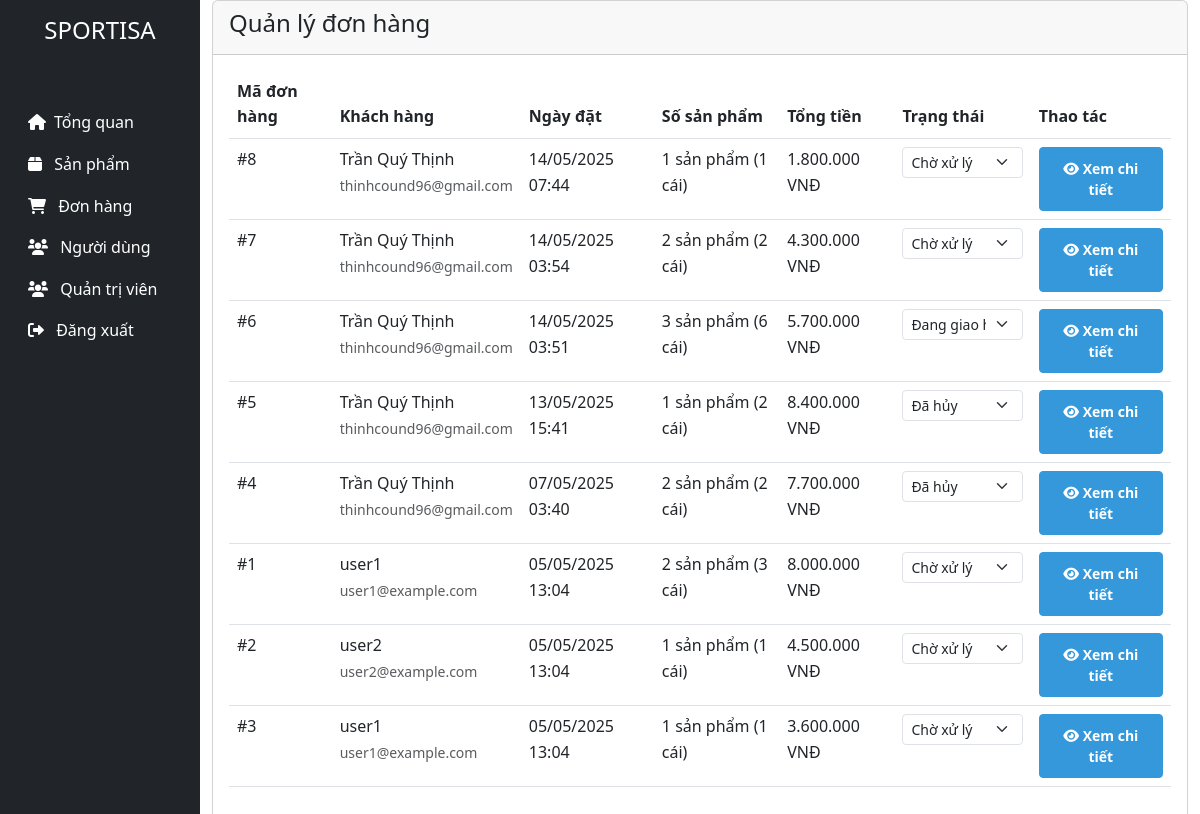
The app's page /admin/orders.php (signed in) with its own data.
### tables this page shows
CREATE TABLE `orders` (
  `id` int(11) NOT NULL,
  `user_id` int(11) NOT NULL,
  `total_amount` decimal(10,2) NOT NULL,
  `shipping_address` text NOT NULL,
  `shipping_phone` varchar(20) NOT NULL,
  `shipping_name` varchar(100) NOT NULL,
  `payment_method` enum('cod','bank_transfer','credit_card') NOT NULL,
  `status` enum('pending','processing','shipped','delivered','cancelled') DEFAULT 'pending',
  `notes` text DEFAULT NULL,
  `created_at` timestamp NOT NULL DEFAULT current_timestamp(),
  `updated_at` timestamp NOT NULL DEFAULT current_timestamp() ON UPDATE current_timestamp()
);

CREATE TABLE `users` (
  `id` int(11) NOT NULL,
  `username` varchar(50) NOT NULL,
  `email` varchar(100) NOT NULL,
  `password` varchar(255) NOT NULL,
  `full_name` varchar(100) NOT NULL,
  `phone` varchar(20) DEFAULT NULL,
  `address` text DEFAULT NULL,
  `role` enum('admin','user') DEFAULT 'user',
  `status` enum('active','inactive') DEFAULT 'active',
  `created_at` timestamp NOT NULL DEFAULT current_timestamp(),
  `updated_at` timestamp NOT NULL DEFAULT current_timestamp() ON UPDATE current_timestamp()
);

### admin/orders.php (the view, shortened to what this page needs)
<?php
include '../config/database.php';
$query = "SELECT o.*, u.username, u.email,
          (SELECT COUNT(*) FROM order_items WHERE order_id = o.id) as item_count,
          (SELECT SUM(quantity) FROM order_items WHERE order_id = o.id) as total_quantity
          FROM orders o
          JOIN users u ON o.user_id = u.id
          ORDER BY o.created_at DESC";
$stmt = $conn->prepare($query);
$stmt->execute();
$orders = $stmt->fetchAll(PDO::FETCH_ASSOC);
?>
<!DOCTYPE html>
<html lang="vi">
<head>
    <link href="https://cdn.jsdelivr.net/npm/bootstrap@5.3.0/dist/css/bootstrap.min.css" rel="stylesheet">
    <link href="https://cdnjs.cloudflare.com/ajax/libs/font-awesome/6.0.0/css/all.min.css" rel="stylesheet">
    <link href="../css/style.css" rel="stylesheet">
</head>
<body>
    <div class="container-fluid">
    <div class="row">
        <?php include 'sidebar.php'; ?>
    <div class="col-md-9 col-lg-10">
                <div class="card">
                    <div class="card-header">
                        <h4>Quản lý đơn hàng</h4>
                    </div>
                    <div class="card-body">
                        <div class="table-responsive">
                            <table class="table table-hover">
                                <thead>
                                    <tr>
                                        <th>Mã đơn hàng</th>
                                        <th>Khách hàng</th>
                                        <th>Ngày đặt</th>
                                        <th>Số sản phẩm</th>
                                        <th>Tổng tiền</th>
                                        <th>Trạng thái</th>
                                        <th>Thao tác</th>
                                    </tr>
                                </thead>
                                <tbody>
                                    <?php foreach ($orders as $order): ?>
                                        <tr>
                                            <td>#<?php echo $order['id']; ?></td>
                                            <td>
                                                <div><?php echo htmlspecialchars($order['username']); ?></div>
                                                <small class="text-muted"><?php echo htmlspecialchars($order['email']); ?></small>
                                            </td>
                                            <td><?php echo date('d/m/Y H:i', strtotime($order['created_at'])); ?></td>
                                            <td>
                                                <?php echo $order['item_count']; ?> sản phẩm
                                                (<?php echo $order['total_quantity']; ?> cái)
                                            </td>
                                            <td><?php echo number_format($order['total_amount'], 0, ',', '.'); ?> VNĐ</td>
                                            <td>
                                                <form method="POST" class="d-inline">
                                                    <select name="status" class="form-select form-select-sm" onchange="this.form.submit()">
                                                        <option value="pending" <?php echo $order['status'] == 'pending' ? 'selected' : ''; ?>>Chờ xử lý</option>
                                                        <option value="shipped" <?php echo $order['status'] == 'shipped' ? 'selected' : ''; ?>>Đang giao hàng</option>
                                                        <option value="cancelled" <?php echo $order['status'] == 'cancelled' ? 'selected' : ''; ?>>Đã hủy</option>
                                                    </select>
                                                </form>
                                            </td>
                                            <td>
                                                <a href="order_detail.php?id=<?php echo $order['id']; ?>" class="btn btn-sm btn-primary">
                                                    <i class="fas fa-eye"></i> Xem chi tiết
                                                </a>
                                            </td>
                                        </tr>
                                    <?php endforeach; ?>
                                </tbody>
                            </table>
                        </div>
                    </div>
                </div>
            </div>
        </div>
    </div>
</body>
</html>

### css/style.css (style rules this page uses)
:root { --primary-color: #2c3e50; --secondary-color: #3498db; --accent-color: #e74c3c; --light-color: #ecf0f1; --dark-color: #2c3e50; }
body { font-family: "Segoe UI", Tahoma, Geneva, Verdana, sans-serif; line-height: 1.6; color: var(--dark-color); }
.btn-primary { background-color: var(--secondary-color); border-color: var(--secondary-color); padding: 10px 20px; font-weight: bold; transition: all 0.3s; }

### records on screen
orders: id "8", user.username "Trần Quý Thịnh", user.email "thinhcound96@gmail.com", created_at "14/05/2025 07:44", item_count "1", total_quantity "1", total_amount "1.800.000", status "Chờ xử lý"
orders: id "7", user.username "Trần Quý Thịnh", user.email "thinhcound96@gmail.com", created_at "14/05/2025 03:54", item_count "2", total_quantity "2", total_amount "4.300.000", status "Chờ xử lý"
orders: id "6", user.username "Trần Quý Thịnh", user.email "thinhcound96@gmail.com", created_at "14/05/2025 03:51", item_count "3", total_quantity "6", total_amount "5.700.000", status "Đang giao hàng"
orders: id "5", user.username "Trần Quý Thịnh", user.email "thinhcound96@gmail.com", created_at "13/05/2025 15:41", item_count "1", total_quantity "2", total_amount "8.400.000", status "Đã hủy"
orders: id "4", user.username "Trần Quý Thịnh", user.email "thinhcound96@gmail.com", created_at "07/05/2025 03:40", item_count "2", total_quantity "2", total_amount "7.700.000", status "Đã hủy"
orders: id "1", user.username "user1", user.email "user1@example.com", created_at "05/05/2025 13:04", item_count "2", total_quantity "3", total_amount "8.000.000", status "Chờ xử lý"
orders: id "2", user.username "user2", user.email "user2@example.com", created_at "05/05/2025 13:04", item_count "1", total_quantity "1", total_amount "4.500.000", status "Chờ xử lý"
orders: id "3", user.username "user1", user.email "user1@example.com", created_at "05/05/2025 13:04", item_count "1", total_quantity "1", total_amount "3.600.000", status "Chờ xử lý"
